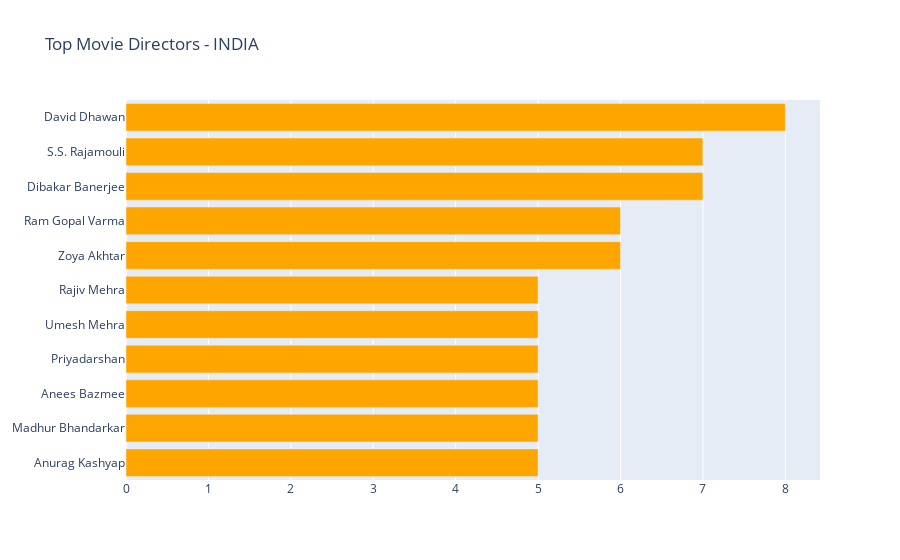

The notebook cell this image was saved under:
### Code cell
small = netflix[netflix["type"] == "Movie"]
small = small[small["country"] == "India"]

col = "director"
categories = ", ".join(small[col].fillna("")).split(", ")
counter_list = Counter(categories).most_common(12)
counter_list = [_ for _ in counter_list if _[0] != ""]
labels = [_[0] for _ in counter_list][::-1]
values = [_[1] for _ in counter_list][::-1]
trace1 = go.Bar(y=labels, x=values, orientation="h", name="TV Shows", marker=dict(color="orange"))

data = [trace1]
layout = go.Layout(title="Top Movie Directors - INDIA", legend=dict(x=0.1, y=1.1, orientation="h"))
fig = go.Figure(data, layout=layout)
fig.show()

### Figure 1 — Plotly figure (JSON) as saved in the notebook; plotly's stock layout.template omitted (floating-point values rounded to 4 significant figures)
{"data": [{"marker": {"color": "orange"}, "name": "TV Shows", "orientation": "h", "type": "bar", "x": [5, 5, 5, 5, 5, 5, 6, 6, 7, 7, 8], "y": ["Anurag Kashyap", "Madhur Bhandarkar", "Anees Bazmee", "Priyadarshan", "Umesh Mehra", "Rajiv Mehra", "Zoya Akhtar", "Ram Gopal Varma", "Dibakar Banerjee", "S.S. Rajamouli", "David Dhawan"]}], "layout": {"legend": {"orientation": "h", "x": 0.1, "y": 1.1}, "title": {"text": "Top Movie Directors - INDIA"}}}
